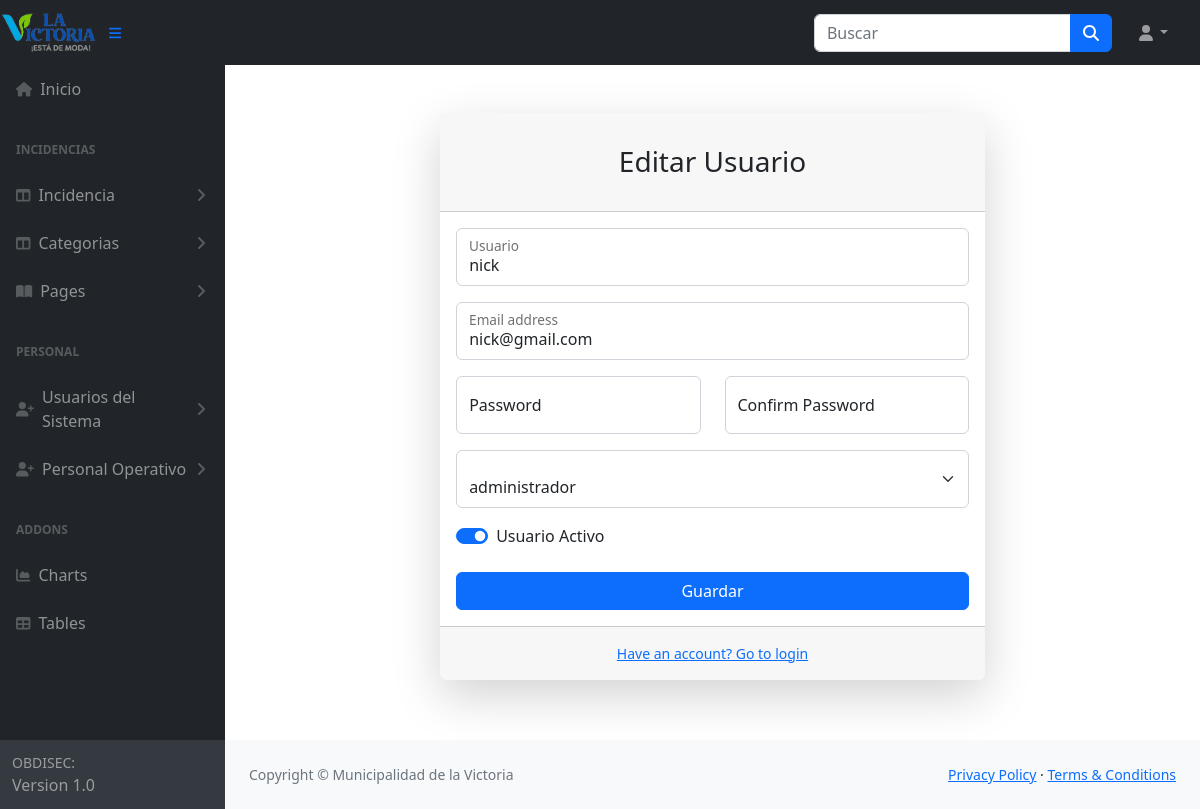
/usuarios/2/editar/ (signed in), run on the app's committed database.
### usuarios/models.py (models this page shows)
class Usuario(AbstractUser):
    TIPO_CHOICES =[
        ('admin','administrador'),
        ('operador','Operador'),
        ('lector','Lector'),
    ]
    tipo = models.CharField(max_length=10, choices=TIPO_CHOICES)

### usuarios/views.py (the view)
# urls.py: path('<int:pk>/editar/', views.UsuarioUpdateView.as_view(), name='usuario_edit'),
class UsuarioUpdateView(LoginRequiredMixin, AdminRequiredMixin, UpdateView):
    model = Usuario
    form_class = UsuarioForm
    template_name = 'usuarios/usuario_form.html'
    success_url = reverse_lazy('usuario_list')

### usuarios/forms.py (shortened to what this page needs)
class UsuarioForm(forms.ModelForm):
    password = forms.CharField(widget=forms.PasswordInput)
    class Meta:
        model = Usuario
        fields = ['username', 'email', 'password', 'tipo', 'is_active']

### usuarios/views.py (called while the page is built)
    def test_func(self):
        return self.request.user.is_authenticated and self.request.user.tipo == 'admin'

### usuarios/templates/usuarios/usuario_form.html (shortened to what this page needs)
{% extends "base.html" %}
{% load static %}
{% block content%}
<div id="layoutAuthentication_content">
                <main>
                    <div class="container">
                        <div class="row justify-content-center">
                            <div class="col-lg-7">
                                <div class="card shadow-lg border-0 rounded-lg mt-5">
                                    <div class="card-header"><h3 class="text-center font-weight-light my-4">{% if object %}Editar Usuario{% else %}Crear Usuario{% endif %}</h3></div>
                                    <div class="card-body">
                                        <form method="post">
                                            <div class="form-floating mb-3 ">
                                                <input class="form-control" id="inputFirstName" type="text" placeholder="Enter your first name" name="username" value="{{ form.username.value |default_if_none:'' }}">
                                                <label for="inputFirstName">Usuario</label>
                                            </div>
                                            <div class="form-floating mb-3">
                                                <input class="form-control" id="inputEmail" type="email" placeholder="name@example.com" name="email" value="{{ form.email.value |default_if_none:'' }}" />
                                                <label for="inputEmail">Email address</label>
                                            </div>
                                            <div class="row mb-3">
                                                <div class="col-md-6">
                                                    <div class="form-floating mb-3 mb-md-0">
                                                        <input class="form-control" id="inputPassword" name="password" placeholder="password" type="password">
                                                        <label for="inputPassword">Password</label>
                                                    </div>
                                                </div>
                                                <div class="col-md-6">
                                                    <div class="form-floating mb-3 mb-md-0">
                                                        <input class="form-control" id="inputPasswordConfirm" type="password" placeholder="Confirm password" name="password2" />
                                                        <label for="inputPasswordConfirm">Confirm Password</label>
                                                    </div>
                                                </div>
                                            </div>
                                            <div class="form-floating mb-3 ">
                                                <select name="tipo" required id="id_tipo" class="form-select">
                                                  <option value="admin" {% if form.tipo.value == 'admin' %}selected{% endif %}>administrador</option>
                                                </select>
                                            </div>
                                            <div class="form-floating mb-3 mb-md-0">
                                                <div class="form-check form-switch">
                                                    <input class="form-check-input" type="checkbox" id="flexSwitchCheckChecked" name="is_active"{% if form.is_active.value %}checked{% endif %}>
                                                    <label class="form-check-label" for="flexSwitchCheckChecked">Usuario Activo</label>
                                                </div>
                                            </div>
                                            <div class="mt-4 mb-0">
                                                <div class="d-grid"><button type="submit" class="btn btn-primary btn-block" >Guardar</button></div>
                                            </div>
                                        </form>
                                    </div>
                                    <div class="card-footer text-center py-3">
                                        <div class="small"><a href="login.html">Have an account? Go to login</a></div>
                                    </div>
                                </div>
                            </div>
                        </div>
                    </div>
                </main>
            </div>
{% endblock %}

### data on the page
Usuario: username "nick", email "nick@gmail.com", tipo "administrador"
